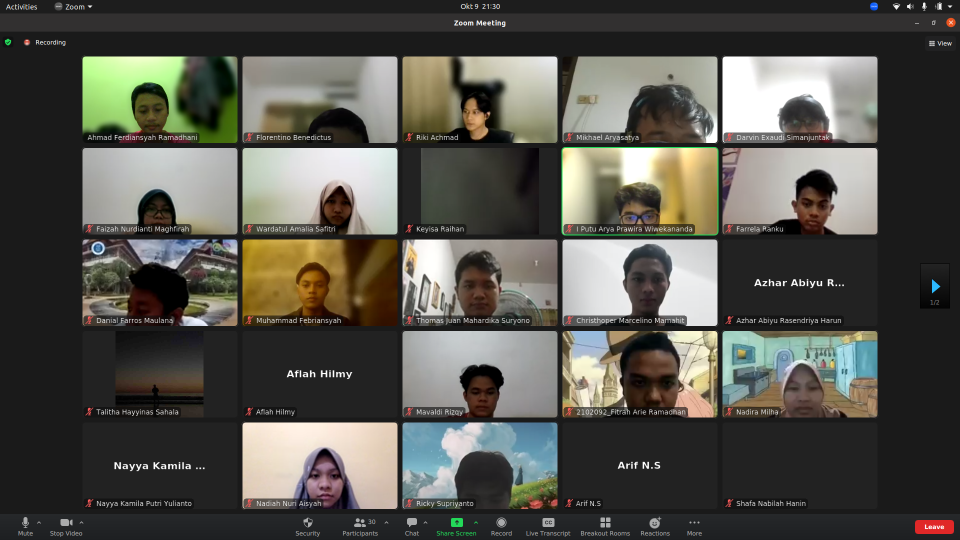
//> input picture src/image1.png, 1920 x 1080 px (shown at 1/2 size)
$ ./image   (built with g++ and OpenCV 4)
//> lines starting //> are read from the running program, lines starting //| are printed output that depends on the picture
#include <opencv2/core.hpp>
#include "opencv2/imgcodecs.hpp"
#include <opencv2/highgui.hpp>
#include <opencv2/imgproc/imgproc.hpp>
#include <iostream>
using namespace cv;
using namespace std;

const int alpha_slider_max = 100;
int alpha_slider;
double alpha;
double beta;

Mat src1;
Mat src2;
Mat dst;

static void on_trackbar( int, void* )
{
   alpha = (double) alpha_slider/alpha_slider_max ;
   beta = ( 1.0 - alpha );
   addWeighted( src1, alpha, src2, beta, 0.0, dst);
   imshow( "Linear Blend", dst );
}

int main()
{
    cv::Mat img = cv::imread("/home/ram/IRIS/OpenCV/src/image1.png", IMREAD_UNCHANGED);
//> img is the input picture: 1080 rows x 1920 cols, CV_8UC4; mean B, G, R, A 76.8, 83.7, 84.9, 255
    cout << img.rows << endl;
//| 1080
    cout << img.cols << endl;
//| 1920
    // [12 lines of commented-out code are left out]
    Mat image;

    cv::namedWindow("Display window");

    // cv::VideoCapture cap("/dev/v4l/by-id/usb-046d_C922_Pro_Stream_Webcam_70F3B3DF-video-index0");
    cv::VideoCapture cap(0);
    // [7 lines of commented-out code are left out]

    while (true)
    {
        cap >> image;
        // cout << image << endl;
        cv::cvtColor(image, image, cv::COLOR_BGR2GRAY);
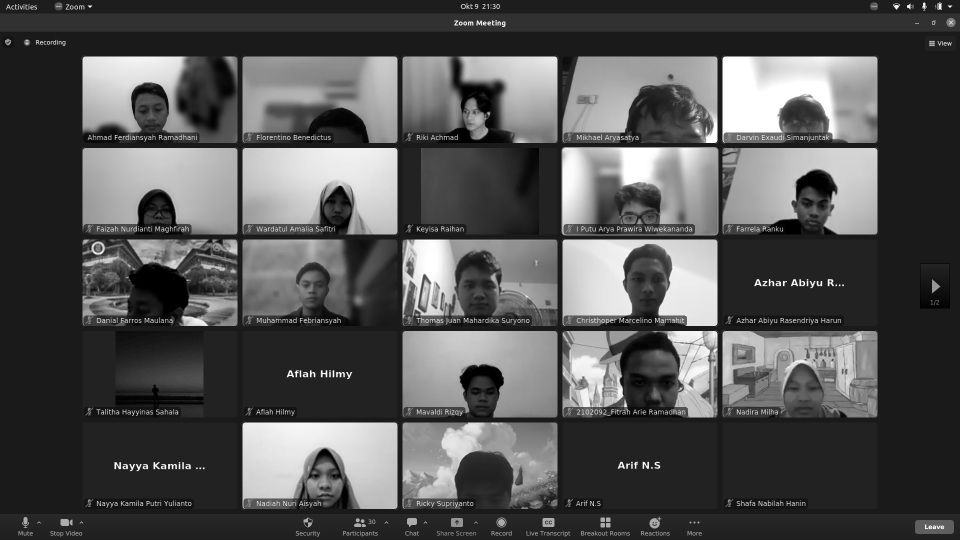
//> image: 1080 rows x 1920 cols, CV_8UC1 (shown at 1/2 size); min 0, max 255, mean 83.3
        cv::line(image, cv::Point(0, 0), cv::Point(250, 250), cv::Scalar(255, 255, 255), 50);
        cv::arrowedLine(image, cv::Point(0, 0), cv::Point(200, 300), cv::Scalar(255, 0, 0), 50);
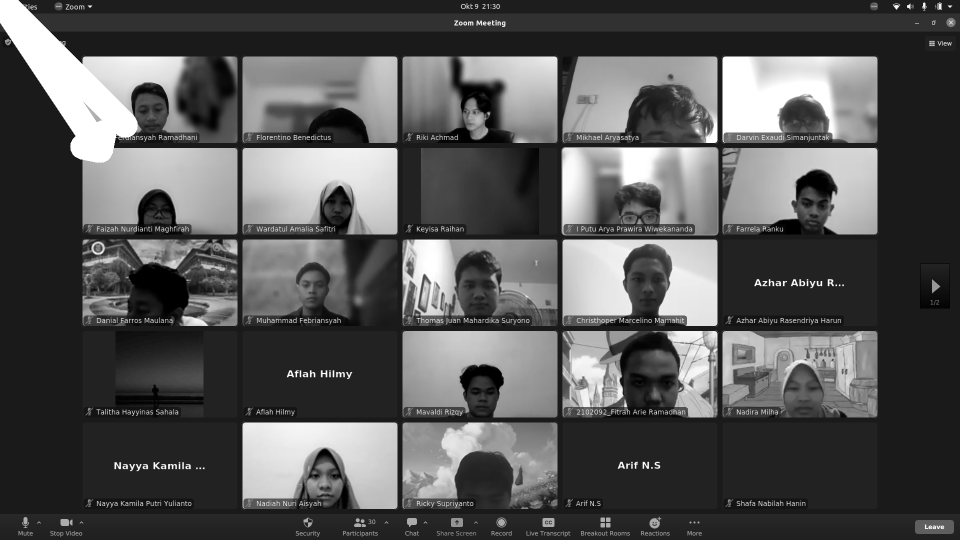
//> image: 1080 rows x 1920 cols, CV_8UC1 (shown at 1/2 size); min 0, max 255, mean 86.2
        // cv::cvtColor(image, image, cv::COLOR_BGR2RGB);
        cv::imshow("Display window", image);
        if (waitKey(30) >= 0)
//> the Esc key is pressed
            break;
    }
    cv::destroyAllWindows();
        // waitKey(0);
    return 0;
    // [14 lines of commented-out code are left out]
}
